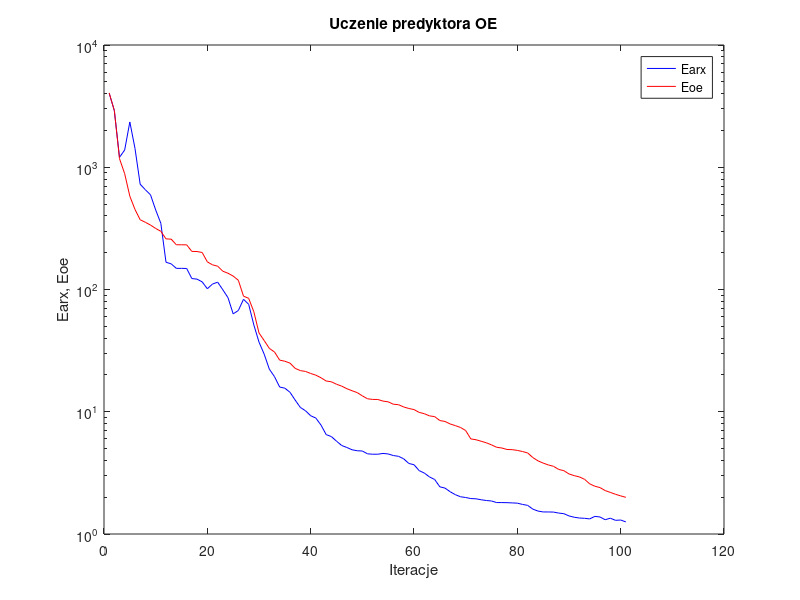
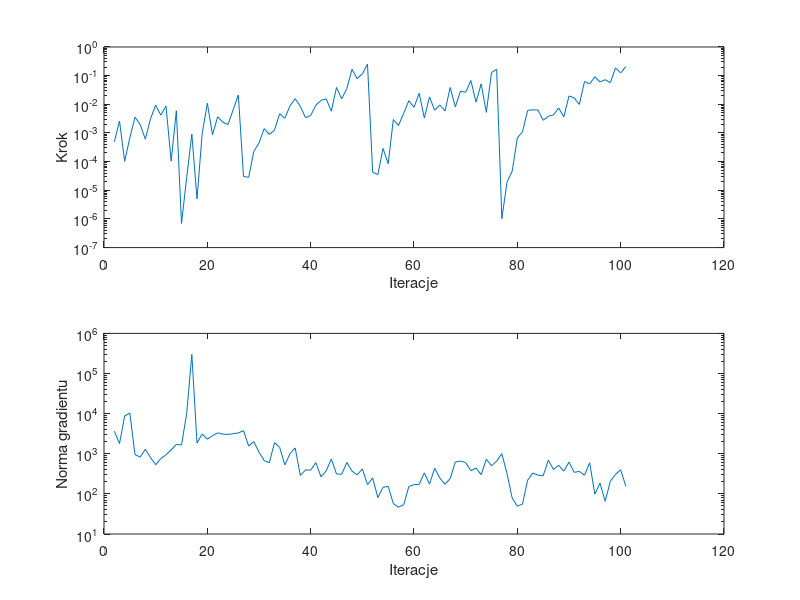

Write MATLAB code to recreate these figures, in order.
%uczenie predyktora oe
clear all;
n=0; farx(n+1)=4.032151e+003; foe(n+1)=4.054243e+003; wspucz(n+1)=0.000000e+000; ng(n+1)=0.000000e+000;
%odnowa zmiennej metryki
n=1; farx(n+1)=2.907187e+003; foe(n+1)=2.911152e+003; krok(n+1)=4.912716e-004; ng(n+1)=3.648084e+003;
n=2; farx(n+1)=1.205631e+003; foe(n+1)=1.175108e+003; krok(n+1)=2.607264e-003; ng(n+1)=1.794561e+003;
n=3; farx(n+1)=1.383885e+003; foe(n+1)=8.858372e+002; krok(n+1)=1.022356e-004; ng(n+1)=8.764306e+003;
n=4; farx(n+1)=2.347252e+003; foe(n+1)=5.793787e+002; krok(n+1)=6.791933e-004; ng(n+1)=1.027402e+004;
n=5; farx(n+1)=1.424023e+003; foe(n+1)=4.514409e+002; krok(n+1)=3.576264e-003; ng(n+1)=9.540359e+002;
n=6; farx(n+1)=7.265146e+002; foe(n+1)=3.721595e+002; krok(n+1)=1.970836e-003; ng(n+1)=8.243518e+002;
n=7; farx(n+1)=6.550094e+002; foe(n+1)=3.546364e+002; krok(n+1)=6.052270e-004; ng(n+1)=1.295737e+003;
n=8; farx(n+1)=5.954361e+002; foe(n+1)=3.366728e+002; krok(n+1)=3.127663e-003; ng(n+1)=8.053979e+002;
n=9; farx(n+1)=4.475841e+002; foe(n+1)=3.157621e+002; krok(n+1)=9.328627e-003; ng(n+1)=5.333581e+002;
n=10; farx(n+1)=3.479962e+002; foe(n+1)=2.993153e+002; krok(n+1)=4.186106e-003; ng(n+1)=7.592549e+002;
n=11; farx(n+1)=1.671118e+002; foe(n+1)=2.595378e+002; krok(n+1)=8.637826e-003; ng(n+1)=9.428736e+002;
n=12; farx(n+1)=1.621298e+002; foe(n+1)=2.581715e+002; krok(n+1)=1.032284e-004; ng(n+1)=1.251742e+003;
n=13; farx(n+1)=1.488863e+002; foe(n+1)=2.323050e+002; krok(n+1)=5.980537e-003; ng(n+1)=1.707383e+003;
n=14; farx(n+1)=1.489267e+002; foe(n+1)=2.321373e+002; krok(n+1)=6.909928e-007; ng(n+1)=1.655288e+003;
n=15; farx(n+1)=1.486135e+002; foe(n+1)=2.319524e+002; krok(n+1)=2.780862e-005; ng(n+1)=9.969834e+003;
n=16; farx(n+1)=1.229180e+002; foe(n+1)=2.049525e+002; krok(n+1)=9.064776e-004; ng(n+1)=2.998306e+005;
n=17; farx(n+1)=1.215607e+002; foe(n+1)=2.045280e+002; krok(n+1)=4.999771e-006; ng(n+1)=1.853872e+003;
n=18; farx(n+1)=1.154573e+002; foe(n+1)=2.007743e+002; krok(n+1)=9.516502e-004; ng(n+1)=3.108804e+003;
n=19; farx(n+1)=1.014346e+002; foe(n+1)=1.683261e+002; krok(n+1)=1.086709e-002; ng(n+1)=2.306331e+003;
n=20; farx(n+1)=1.108426e+002; foe(n+1)=1.591490e+002; krok(n+1)=8.713055e-004; ng(n+1)=2.824406e+003;
n=21; farx(n+1)=1.148165e+002; foe(n+1)=1.551658e+002; krok(n+1)=3.660956e-003; ng(n+1)=3.311593e+003;
n=22; farx(n+1)=9.949251e+001; foe(n+1)=1.411153e+002; krok(n+1)=2.388829e-003; ng(n+1)=3.083892e+003;
n=23; farx(n+1)=8.571706e+001; foe(n+1)=1.358323e+002; krok(n+1)=1.965086e-003; ng(n+1)=3.033132e+003;
n=24; farx(n+1)=6.321832e+001; foe(n+1)=1.287852e+002; krok(n+1)=6.475792e-003; ng(n+1)=3.158413e+003;
n=25; farx(n+1)=6.732288e+001; foe(n+1)=1.190194e+002; krok(n+1)=2.107682e-002; ng(n+1)=3.295428e+003;
%odnowa zmiennej metryki
n=26; farx(n+1)=8.314523e+001; foe(n+1)=8.821697e+001; krok(n+1)=3.022327e-005; ng(n+1)=3.772443e+003;
n=27; farx(n+1)=7.564572e+001; foe(n+1)=8.470668e+001; krok(n+1)=2.832743e-005; ng(n+1)=1.555804e+003;
n=28; farx(n+1)=5.131365e+001; foe(n+1)=6.578033e+001; krok(n+1)=2.288097e-004; ng(n+1)=2.009932e+003;
n=29; farx(n+1)=3.713510e+001; foe(n+1)=4.411387e+001; krok(n+1)=4.449379e-004; ng(n+1)=1.095767e+003;
n=30; farx(n+1)=2.960406e+001; foe(n+1)=3.824544e+001; krok(n+1)=1.415702e-003; ng(n+1)=6.751058e+002;
n=31; farx(n+1)=2.230679e+001; foe(n+1)=3.299194e+001; krok(n+1)=8.861138e-004; ng(n+1)=5.983958e+002;
n=32; farx(n+1)=1.936890e+001; foe(n+1)=3.081685e+001; krok(n+1)=1.265711e-003; ng(n+1)=1.887393e+003;
n=33; farx(n+1)=1.592916e+001; foe(n+1)=2.644821e+001; krok(n+1)=4.683883e-003; ng(n+1)=1.439647e+003;
n=34; farx(n+1)=1.558947e+001; foe(n+1)=2.589592e+001; krok(n+1)=3.240245e-003; ng(n+1)=5.272002e+002;
n=35; farx(n+1)=1.442711e+001; foe(n+1)=2.498937e+001; krok(n+1)=8.799720e-003; ng(n+1)=1.003209e+003;
n=36; farx(n+1)=1.245491e+001; foe(n+1)=2.264103e+001; krok(n+1)=1.567500e-002; ng(n+1)=1.397449e+003;
n=37; farx(n+1)=1.085003e+001; foe(n+1)=2.170576e+001; krok(n+1)=8.424126e-003; ng(n+1)=2.869499e+002;
n=38; farx(n+1)=1.018736e+001; foe(n+1)=2.136610e+001; krok(n+1)=3.426502e-003; ng(n+1)=3.966289e+002;
n=39; farx(n+1)=9.278995e+000; foe(n+1)=2.057103e+001; krok(n+1)=4.049572e-003; ng(n+1)=3.896507e+002;
n=40; farx(n+1)=8.878284e+000; foe(n+1)=1.991378e+001; krok(n+1)=9.317111e-003; ng(n+1)=6.030014e+002;
n=41; farx(n+1)=7.784396e+000; foe(n+1)=1.896662e+001; krok(n+1)=1.370811e-002; ng(n+1)=2.664582e+002;
n=42; farx(n+1)=6.502107e+000; foe(n+1)=1.784209e+001; krok(n+1)=1.547432e-002; ng(n+1)=3.724978e+002;
n=43; farx(n+1)=6.268193e+000; foe(n+1)=1.758632e+001; krok(n+1)=5.767896e-003; ng(n+1)=7.419775e+002;
n=44; farx(n+1)=5.747164e+000; foe(n+1)=1.679204e+001; krok(n+1)=3.863769e-002; ng(n+1)=3.133875e+002;
n=45; farx(n+1)=5.297490e+000; foe(n+1)=1.620879e+001; krok(n+1)=1.552269e-002; ng(n+1)=3.083515e+002;
n=46; farx(n+1)=5.101969e+000; foe(n+1)=1.543855e+001; krok(n+1)=3.535818e-002; ng(n+1)=6.065388e+002;
n=47; farx(n+1)=4.887541e+000; foe(n+1)=1.486034e+001; krok(n+1)=1.663330e-001; ng(n+1)=3.697041e+002;
n=48; farx(n+1)=4.796296e+000; foe(n+1)=1.434561e+001; krok(n+1)=7.853583e-002; ng(n+1)=2.991345e+002;
n=49; farx(n+1)=4.774475e+000; foe(n+1)=1.349209e+001; krok(n+1)=1.158784e-001; ng(n+1)=4.195952e+002;
n=50; farx(n+1)=4.527943e+000; foe(n+1)=1.277020e+001; krok(n+1)=2.522670e-001; ng(n+1)=1.702039e+002;
%odnowa zmiennej metryki
n=51; farx(n+1)=4.493824e+000; foe(n+1)=1.261334e+001; krok(n+1)=4.279756e-005; ng(n+1)=2.496596e+002;
n=52; farx(n+1)=4.495321e+000; foe(n+1)=1.260064e+001; krok(n+1)=3.517612e-005; ng(n+1)=8.069263e+001;
n=53; farx(n+1)=4.560806e+000; foe(n+1)=1.222274e+001; krok(n+1)=2.890523e-004; ng(n+1)=1.457753e+002;
n=54; farx(n+1)=4.517405e+000; foe(n+1)=1.205777e+001; krok(n+1)=8.489916e-005; ng(n+1)=1.538364e+002;
n=55; farx(n+1)=4.384083e+000; foe(n+1)=1.152393e+001; krok(n+1)=2.947309e-003; ng(n+1)=5.747883e+001;
n=56; farx(n+1)=4.319807e+000; foe(n+1)=1.142310e+001; krok(n+1)=1.812955e-003; ng(n+1)=4.664913e+001;
n=57; farx(n+1)=4.122495e+000; foe(n+1)=1.094530e+001; krok(n+1)=4.866267e-003; ng(n+1)=5.351951e+001;
n=58; farx(n+1)=3.775852e+000; foe(n+1)=1.063665e+001; krok(n+1)=1.333847e-002; ng(n+1)=1.518134e+002;
n=59; farx(n+1)=3.687837e+000; foe(n+1)=1.041793e+001; krok(n+1)=7.874995e-003; ng(n+1)=1.703071e+002;
n=60; farx(n+1)=3.300284e+000; foe(n+1)=9.880535e+000; krok(n+1)=2.414071e-002; ng(n+1)=1.727874e+002;
n=61; farx(n+1)=3.150462e+000; foe(n+1)=9.638985e+000; krok(n+1)=3.303815e-003; ng(n+1)=3.343243e+002;
n=62; farx(n+1)=2.929556e+000; foe(n+1)=9.253743e+000; krok(n+1)=1.806042e-002; ng(n+1)=1.747998e+002;
n=63; farx(n+1)=2.791264e+000; foe(n+1)=9.122554e+000; krok(n+1)=6.227174e-003; ng(n+1)=4.352660e+002;
n=64; farx(n+1)=2.432078e+000; foe(n+1)=8.472981e+000; krok(n+1)=9.506102e-003; ng(n+1)=2.486991e+002;
n=65; farx(n+1)=2.374258e+000; foe(n+1)=8.330802e+000; krok(n+1)=5.819038e-003; ng(n+1)=1.730574e+002;
n=66; farx(n+1)=2.216291e+000; foe(n+1)=7.944842e+000; krok(n+1)=3.850210e-002; ng(n+1)=2.412544e+002;
n=67; farx(n+1)=2.098067e+000; foe(n+1)=7.703008e+000; krok(n+1)=8.174750e-003; ng(n+1)=6.236123e+002;
n=68; farx(n+1)=2.016469e+000; foe(n+1)=7.437726e+000; krok(n+1)=2.896961e-002; ng(n+1)=6.571863e+002;
n=69; farx(n+1)=1.989018e+000; foe(n+1)=7.017222e+000; krok(n+1)=2.617232e-002; ng(n+1)=6.016781e+002;
n=70; farx(n+1)=1.949698e+000; foe(n+1)=5.994226e+000; krok(n+1)=6.786752e-002; ng(n+1)=3.772578e+002;
n=71; farx(n+1)=1.940616e+000; foe(n+1)=5.902859e+000; krok(n+1)=1.184956e-002; ng(n+1)=4.418539e+002;
n=72; farx(n+1)=1.905809e+000; foe(n+1)=5.737987e+000; krok(n+1)=5.160128e-002; ng(n+1)=3.017709e+002;
n=73; farx(n+1)=1.879362e+000; foe(n+1)=5.572226e+000; krok(n+1)=5.241643e-003; ng(n+1)=7.295291e+002;
n=74; farx(n+1)=1.862292e+000; foe(n+1)=5.358746e+000; krok(n+1)=1.280543e-001; ng(n+1)=5.012005e+002;
n=75; farx(n+1)=1.807933e+000; foe(n+1)=5.119604e+000; krok(n+1)=1.668649e-001; ng(n+1)=6.564238e+002;
%odnowa zmiennej metryki
n=76; farx(n+1)=1.807528e+000; foe(n+1)=5.052527e+000; krok(n+1)=1.021552e-006; ng(n+1)=1.009758e+003;
n=77; farx(n+1)=1.804392e+000; foe(n+1)=4.913528e+000; krok(n+1)=1.929081e-005; ng(n+1)=3.226068e+002;
n=78; farx(n+1)=1.796275e+000; foe(n+1)=4.897696e+000; krok(n+1)=4.621507e-005; ng(n+1)=7.886007e+001;
n=79; farx(n+1)=1.787862e+000; foe(n+1)=4.829202e+000; krok(n+1)=6.694872e-004; ng(n+1)=4.905841e+001;
n=80; farx(n+1)=1.745906e+000; foe(n+1)=4.728011e+000; krok(n+1)=1.104943e-003; ng(n+1)=5.592445e+001;
n=81; farx(n+1)=1.714911e+000; foe(n+1)=4.603264e+000; krok(n+1)=6.118871e-003; ng(n+1)=2.190109e+002;
n=82; farx(n+1)=1.597248e+000; foe(n+1)=4.220155e+000; krok(n+1)=6.427616e-003; ng(n+1)=3.309564e+002;
n=83; farx(n+1)=1.540183e+000; foe(n+1)=3.965313e+000; krok(n+1)=6.303106e-003; ng(n+1)=2.924802e+002;
n=84; farx(n+1)=1.515224e+000; foe(n+1)=3.802655e+000; krok(n+1)=2.778799e-003; ng(n+1)=2.816339e+002;
n=85; farx(n+1)=1.514671e+000; foe(n+1)=3.671950e+000; krok(n+1)=3.816075e-003; ng(n+1)=6.933513e+002;
n=86; farx(n+1)=1.511354e+000; foe(n+1)=3.579047e+000; krok(n+1)=4.258262e-003; ng(n+1)=4.055821e+002;
n=87; farx(n+1)=1.483350e+000; foe(n+1)=3.375017e+000; krok(n+1)=7.442795e-003; ng(n+1)=5.159915e+002;
n=88; farx(n+1)=1.466701e+000; foe(n+1)=3.296887e+000; krok(n+1)=3.660956e-003; ng(n+1)=3.683356e+002;
n=89; farx(n+1)=1.405478e+000; foe(n+1)=3.099075e+000; krok(n+1)=1.953985e-002; ng(n+1)=6.193407e+002;
n=90; farx(n+1)=1.371520e+000; foe(n+1)=3.001680e+000; krok(n+1)=1.669856e-002; ng(n+1)=3.442991e+002;
n=91; farx(n+1)=1.351424e+000; foe(n+1)=2.932066e+000; krok(n+1)=9.913504e-003; ng(n+1)=3.633527e+002;
n=92; farx(n+1)=1.344169e+000; foe(n+1)=2.803565e+000; krok(n+1)=6.255374e-002; ng(n+1)=2.918068e+002;
n=93; farx(n+1)=1.328708e+000; foe(n+1)=2.573657e+000; krok(n+1)=5.121364e-002; ng(n+1)=5.961037e+002;
n=94; farx(n+1)=1.393731e+000; foe(n+1)=2.459740e+000; krok(n+1)=9.137743e-002; ng(n+1)=9.838725e+001;
n=95; farx(n+1)=1.377965e+000; foe(n+1)=2.396846e+000; krok(n+1)=6.046686e-002; ng(n+1)=1.854326e+002;
n=96; farx(n+1)=1.308640e+000; foe(n+1)=2.266138e+000; krok(n+1)=7.213047e-002; ng(n+1)=6.571565e+001;
n=97; farx(n+1)=1.346958e+000; foe(n+1)=2.188689e+000; krok(n+1)=5.670481e-002; ng(n+1)=2.064892e+002;
n=98; farx(n+1)=1.293641e+000; foe(n+1)=2.112774e+000; krok(n+1)=1.865214e-001; ng(n+1)=3.065485e+002;
n=99; farx(n+1)=1.301354e+000; foe(n+1)=2.050500e+000; krok(n+1)=1.241815e-001; ng(n+1)=3.987074e+002;
n=100; farx(n+1)=1.255661e+000; foe(n+1)=1.994782e+000; krok(n+1)=2.064051e-001; ng(n+1)=1.544308e+002;

figure; semilogy(farx,'b'); hold on; semilogy(foe,'r'); xlabel('Iteracje'); ylabel('Earx, Eoe'); legend('Earx','Eoe'); title('Uczenie predyktora OE');
figure; subplot(2,1,1); semilogy(krok); xlabel('Iteracje'); ylabel('Krok');
subplot(2,1,2); semilogy(ng); xlabel('Iteracje'); ylabel('Norma gradientu');
Earx=farx(n+1)
Eoe=foe(n+1)
